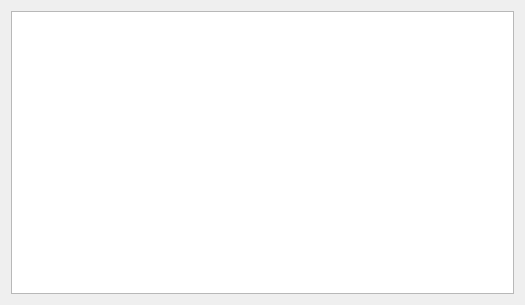
<?xml version="1.0" encoding="UTF-8"?>
<ui version="4.0">
 <class>ItemInformationDialog</class>
 <widget class="QDialog" name="ItemInformationDialog">
  <property name="geometry">
   <rect>
    <x>0</x>
    <y>0</y>
    <width>525</width>
    <height>305</height>
   </rect>
  </property>
  <property name="windowTitle">
   <string>Item Information</string>
  </property>
  <property name="modal">
   <bool>true</bool>
  </property>
  <layout class="QVBoxLayout" name="verticalLayout">
   <item>
    <widget class="QPlainTextEdit" name="pteInfo">
     <property name="undoRedoEnabled">
      <bool>false</bool>
     </property>
     <property name="lineWrapMode">
      <enum>QPlainTextEdit::NoWrap</enum>
     </property>
     <property name="readOnly">
      <bool>true</bool>
     </property>
    </widget>
   </item>
  </layout>
 </widget>
 <resources/>
 <connections/>
</ui>
